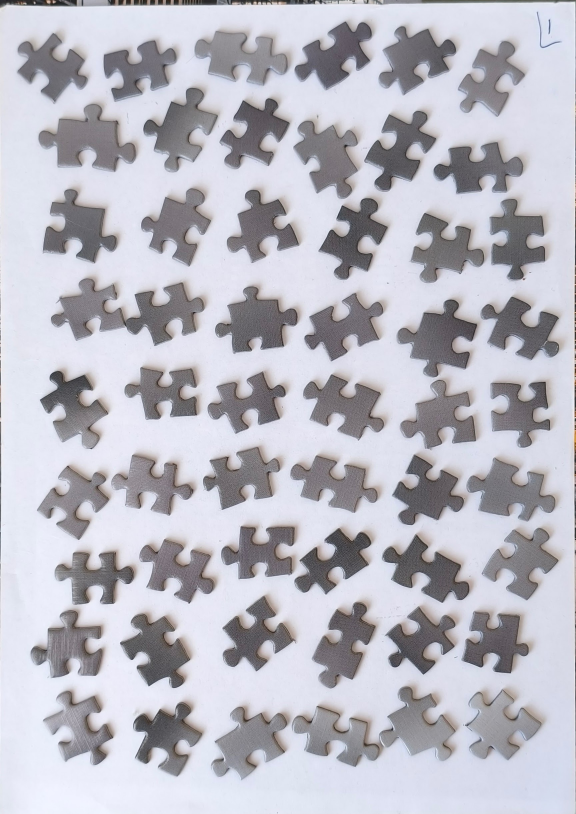
#> input picture data/ciudad/piezas_1.jpg, 1728 x 2442 px (shown at 1/3 size); its folder holds only this picture in this run
$ python detector.py
#> lines starting #> are read from the running program, lines starting #| are printed output that depends on the picture; after the words box and inside, x2 and y2 are one past the last pixel; in counts of white or black regions, pixels touching at a corner belong together
### src/db.py
import sqlite3
import json
from pathlib import Path
from utils.logger import logger

DB_PATH = Path("data/puzzscan_v2.db")

def init_db() -> None:
    """Initializes the SQLite database and creates the pieces table if it doesn't exist."""
    DB_PATH.parent.mkdir(parents=True, exist_ok=True)
    conn = sqlite3.connect(DB_PATH)
    cursor = conn.cursor()

    cursor.execute('''
    CREATE TABLE IF NOT EXISTS piezas (
        id INTEGER PRIMARY KEY AUTOINCREMENT,
        nombre_puzzle TEXT NOT NULL,
        origen TEXT NOT NULL,
        ruta_imagen TEXT NOT NULL,
        posicion_original TEXT NOT NULL,
        factor_escala REAL NOT NULL,
        colores_dominantes TEXT NOT NULL,
        luminosidad REAL NOT NULL,
        estado TEXT DEFAULT 'AVAILABLE',
        fecha_creacion TIMESTAMP DEFAULT CURRENT_TIMESTAMP
    )
    ''')
    conn.commit()
    conn.close()
    logger.info(f"Database initialized at {DB_PATH}")

def clear_origen(nombre_puzzle: str, origen: str) -> None:
    """Deletes all records for a given puzzle and origin to ensure idempotency."""
    conn = sqlite3.connect(DB_PATH)
    cursor = conn.cursor()
    cursor.execute("DELETE FROM piezas WHERE nombre_puzzle = ? AND origen = ?", (nombre_puzzle, origen))
    deleted = cursor.rowcount
    conn.commit()
    conn.close()
    if deleted > 0:
        logger.info(f"Deleted {deleted} previous records for puzzle '{nombre_puzzle}', origin '{origen}'")

def insert_pieza(
    nombre_puzzle: str,
    origen: str,
    ruta_imagen: str,
    posicion_original: dict,
    factor_escala: float,
    colores_dominantes: list,
    luminosidad: float
) -> int:
    """Inserts a new piece into the database and returns its ID."""
    conn = sqlite3.connect(DB_PATH)
    cursor = conn.cursor()

    cursor.execute('''
    INSERT INTO piezas (
        nombre_puzzle, origen, ruta_imagen, posicion_original, factor_escala,
        colores_dominantes, luminosidad
    ) VALUES (?, ?, ?, ?, ?, ?, ?)
    ''', (
        nombre_puzzle,
        origen,
        ruta_imagen,
        json.dumps(posicion_original),
        factor_escala,
        json.dumps(colores_dominantes),
        luminosidad
    ))

    pieza_id = cursor.lastrowid
    conn.commit()
    conn.close()
    return pieza_id or 0

### utils/logger.py
import sys
from pathlib import Path
from typing import Any

from loguru import logger

__all__ = ["logger"]


def setup_logger() -> Any:
    # Remove default logger
    logger.remove()

    # Define custom format
    log_format = (
        "<green>{time:YYYY-MM-DD HH:mm:ss.SSS}</green> | "
        "<level>{level: <8}</level> | "
        "<cyan>{name}</cyan>:<cyan>{file}</cyan>:<cyan>{line}</cyan> - "
        "<level>{message}</level>"
    )

    # Add console logger
    logger.add(sys.stderr, format=log_format, level="INFO")

    # Add file logger
    log_dir = Path("logs")
    log_dir.mkdir(exist_ok=True)
    logger.add(
        str(log_dir / "app_{time}.log"),
        format=log_format,
        level="DEBUG",
        rotation="10 MB",
        retention="1 week",
    )

    return logger


# Initialize default logger
setup_logger()

### src/detector.py
import cv2
import numpy as np
from pathlib import Path
import math
import sqlite3
from utils.logger import logger
from src.db import init_db, clear_origen, insert_pieza

TARGET_AREA = 10000.0  # Normalized area for pieces
NUM_CONTOUR_POINTS = 500


def get_dominant_colors(image, mask, k=2):
    """Extracts dominant colors using K-Means and returns them along with average luminosity."""
    pixels = image[mask > 0]
    if len(pixels) == 0:
        return [], 0.0

    pixels = np.float32(pixels)
    criteria = (cv2.TERM_CRITERIA_EPS + cv2.TERM_CRITERIA_MAX_ITER, 10, 1.0)
    _, labels, centers = cv2.kmeans(pixels, k, None, criteria, 10, cv2.KMEANS_RANDOM_CENTERS)

    centers = np.uint8(centers)
    # Convert BGR to RGB for JSON storage
    rgb_centers = [ [int(c[2]), int(c[1]), int(c[0])] for c in centers ]

    # Luminosity
    gray_pixels = cv2.cvtColor(np.array([centers]), cv2.COLOR_BGR2GRAY)[0]
    avg_luminosity = float(np.mean(gray_pixels))

    return rgb_centers, avg_luminosity

def process_image(filepath_str: str):
#> called with filepath_str = 'data/ciudad/piezas_1.jpg'
    path = Path(filepath_str)
    nombre_puzzle = path.parent.name
    origen = path.stem

    logger.info(f"Processing puzzle: {nombre_puzzle}, origen: {origen}")

    # Idempotency
    clear_origen(nombre_puzzle, origen)

    output_dir = Path(f"output/{nombre_puzzle}/piezas/{origen}")
    output_dir.mkdir(parents=True, exist_ok=True)

    img = cv2.imread(str(path))
#> img is the input picture: shape (2442, 1728, 3); mean B, G, R 194.9, 185.7, 186.3
    if img is None:
        logger.error(f"Could not read {path}")
        return

    annotated_img = img.copy()
    gray = cv2.cvtColor(img, cv2.COLOR_BGR2GRAY)
    blurred = cv2.GaussianBlur(gray, (5, 5), 0)

    # Binarize with Otsu
    _, solid_mask = cv2.threshold(blurred, 0, 255, cv2.THRESH_BINARY_INV + cv2.THRESH_OTSU)
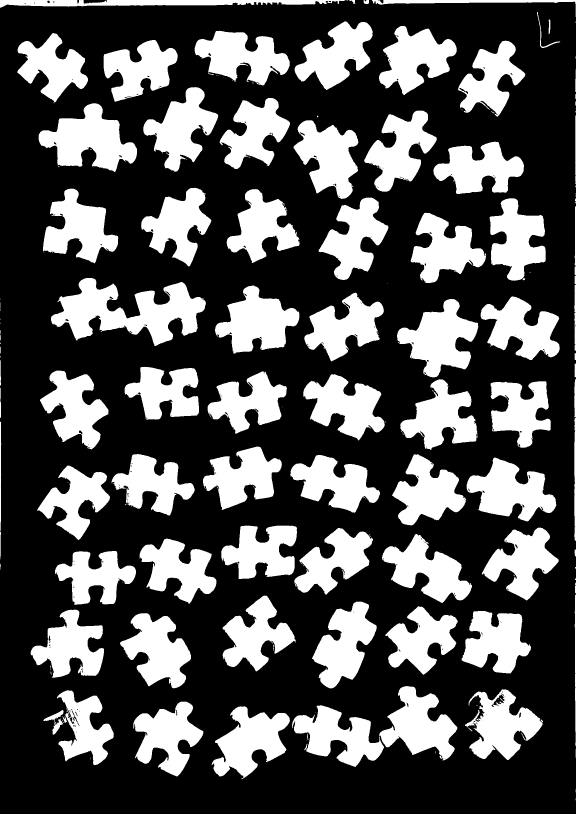
#> solid_mask: shape (2442, 1728) (shown at 1/3 size); 32.6% white; 189 white regions (97 under 20 px)

    # Find final contours on the solid mask
    final_contours, _ = cv2.findContours(solid_mask, cv2.RETR_EXTERNAL, cv2.CHAIN_APPROX_SIMPLE)
#> final_contours = 186 contours, 104 with area under 20; largest, box (x1, y1, x2, y2) and area: (876, 2058, 1372, 2301) 51398, (153, 834, 618, 1038) 45536, (116, 310, 411, 516) 31649, (1191, 897, 1435, 1132) 29308, (645, 856, 898, 1061) 28406

    # Filter by area (e.g. > 1000)
    valid_contours = [c for c in final_contours if cv2.contourArea(c) > 1000]
#> valid_contours = 56 contours; largest, box (x1, y1, x2, y2) and area: (876, 2058, 1372, 2301) 51398, (153, 834, 618, 1038) 45536, (116, 310, 411, 516) 31649, (1191, 897, 1435, 1132) 29308, (645, 856, 898, 1061) 28406

    if not valid_contours:
        logger.warning("No valid pieces found in image.")
        return

    # Scale Normalization
    areas = [cv2.contourArea(c) for c in valid_contours]
#> areas = 56 values, max 51398 at index 5, min 1214.5 at index 0, mean 24006.9
    median_area = np.median(areas)
#> median_area = 24307.2
    scale_factor = math.sqrt(TARGET_AREA / median_area) if median_area > 0 else 1.0
#> scale_factor = 0.641
    logger.debug(f"Median Area: {median_area:.1f}. Scale factor: {scale_factor:.3f}")

    img_scaled = cv2.resize(img, (0, 0), fx=scale_factor, fy=scale_factor)
    mask_scaled = cv2.resize(solid_mask, (0, 0), fx=scale_factor, fy=scale_factor)
    scaled_contours, _ = cv2.findContours(mask_scaled, cv2.RETR_EXTERNAL, cv2.CHAIN_APPROX_SIMPLE)
#> scaled_contours = 130 contours, 60 with area under 20; largest, box (x1, y1, x2, y2) and area: (562, 1320, 880, 1476) 21556, (98, 535, 397, 666) 19044, (74, 199, 264, 331) 13174, (764, 575, 921, 726) 12180, (413, 549, 576, 681) 11828

    valid_scaled_contours = []
    for c in scaled_contours:
        area = cv2.contourArea(c)
        # Assuming TARGET_AREA is 10000, filtering small noise
        if area < TARGET_AREA * 0.4:
            continue
        # Si el área es un 50% mayor de lo normal, son piezas fusionadas/pegadas.
        if area > TARGET_AREA * 1.5:
            logger.warning(f"Descartando contorno sobredimensionado (posibles piezas pegadas). Área: {area:.1f}")
            continue
        valid_scaled_contours.append(c)
#> this loop made 130 passes
#> area on passes 13, 16, 17, 18, 19, 22, 23, 24: 11363, 10292.5, 8709.5, 10871, 21555.5, 11156, 10055, 10035
#> after the loop, valid_scaled_contours = 51 contours; largest, box (x1, y1, x2, y2) and area: (74, 199, 264, 331) 13174, (764, 575, 921, 726) 12180, (413, 549, 576, 681) 11828, (898, 880, 1071, 1003) 11516, (407, 1359, 558, 1500) 11363

    for c in valid_scaled_contours:
        # Original coordinates
        M = cv2.moments(c)
        if M['m00'] == 0: continue
        cx_scaled = int(M['m10']/M['m00'])
        cy_scaled = int(M['m01']/M['m00'])

        # Scale back to original coordinates for traceability
        cx_orig = int(cx_scaled / scale_factor)
        cy_orig = int(cy_scaled / scale_factor)

        # PCA for rotation
        data_pts = np.empty((len(c), 2), dtype=np.float64)
        data_pts[:, 0] = c[:, 0, 0]
        data_pts[:, 1] = c[:, 0, 1]
        mean, eigenvectors = cv2.PCACompute(data_pts, mean=None)
        angle = np.arctan2(eigenvectors[0, 1], eigenvectors[0, 0]) * 180 / np.pi

        # We want the principal axis vertical => rotate by (90 - angle)
        rot_angle = 90 - angle

        # Bounding box of the piece to extract ROI
        x, y, w, h = cv2.boundingRect(c)
        pad = max(w, h)
        x1, y1 = max(0, x - pad), max(0, y - pad)
        x2, y2 = min(img_scaled.shape[1], x + w + pad), min(img_scaled.shape[0], y + h + pad)

        roi_img = img_scaled[y1:y2, x1:x2]
        roi_mask = mask_scaled[y1:y2, x1:x2]

        if roi_img.size == 0: continue

        # Rotate ROI
        center = (roi_img.shape[1]//2, roi_img.shape[0]//2)
        M_rot = cv2.getRotationMatrix2D(center, rot_angle, 1.0)

        # Use a slightly larger bounds to avoid clipping corners? For now assume padding is enough
        rot_img = cv2.warpAffine(roi_img, M_rot, (roi_img.shape[1], roi_img.shape[0]))
        rot_mask = cv2.warpAffine(roi_mask, M_rot, (roi_mask.shape[1], roi_mask.shape[0]))

        # Tightly crop the rotated piece
        rot_contours, _ = cv2.findContours(rot_mask, cv2.RETR_EXTERNAL, cv2.CHAIN_APPROX_SIMPLE)
        if not rot_contours: continue
        best_rot_c = max(rot_contours, key=cv2.contourArea)
        rx, ry, rw, rh = cv2.boundingRect(best_rot_c)

        final_img = rot_img[ry:ry+rh, rx:rx+rw]
        final_mask = rot_mask[ry:ry+rh, rx:rx+rw]

        if final_img.size == 0: continue

        # Add Alpha channel
        b, g, r = cv2.split(final_img)
        final_rgba = cv2.merge([b, g, r, final_mask])

        # Colors
        colors, lum = get_dominant_colors(final_img, final_mask)

        # Insert to DB
        pieza_id = insert_pieza(
            nombre_puzzle=nombre_puzzle,
            origen=origen,
            ruta_imagen="", # Will update after ID is known
            posicion_original={"x": cx_orig, "y": cy_orig},
            factor_escala=scale_factor,
            colores_dominantes=colors,
            luminosidad=lum
        )

        # Save image
        out_filepath = output_dir / f"pieza_{pieza_id}.png"
        cv2.imwrite(str(out_filepath), final_rgba)

        # Update DB with path
        conn = sqlite3.connect("data/puzzscan_v2.db")
        conn.execute("UPDATE piezas SET ruta_imagen = ? WHERE id = ?", (str(out_filepath), pieza_id))
        conn.commit()
        conn.close()

        # Annotate original image
        cv2.putText(annotated_img, str(pieza_id), (cx_orig, cy_orig), cv2.FONT_HERSHEY_SIMPLEX, 1.5, (0, 0, 255), 3)
        cv2.circle(annotated_img, (cx_orig, cy_orig), 5, (0, 255, 0), -1)
#> this loop made 51 passes
#> (cx_scaled, cy_scaled, cx_orig, cy_orig, mean, eigenvectors, angle, rot_angle) on passes 1 to 4: (481, 1426, 749, 2223, [[470, 1432.5]], [[0.773, -0.634], [0.634, 0.773]], -39.33, 129.3), (322, 1416, 502, 2207, [[321, 1426.5]], [[-0.487, 0.873], [0.873, 0.487]], 119.2, -29.15), (158, 1400, 246, 2182, [[145.5, 1395.2]], [[0.6, 0.8], [0.8, -0.6]], 53.14, 36.86), (965, 1395, 1504, 2174, [[956, 1392]], [[0.965, 0.261], [-0.261, 0.965]], 15.13, 74.87)
#> pass 1, in process_image, `roi_mask = mask_scaled[y1:y2, x1:x2]`:
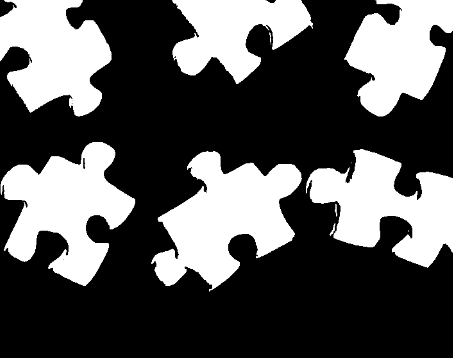
#> roi_mask: shape (358, 453); min 0, max 255, mean 86.3
#> pass 1, in process_image, `rot_mask = cv2.warpAffine(roi_mask, M_rot, (roi_mask.shape[1], roi_mas..`:
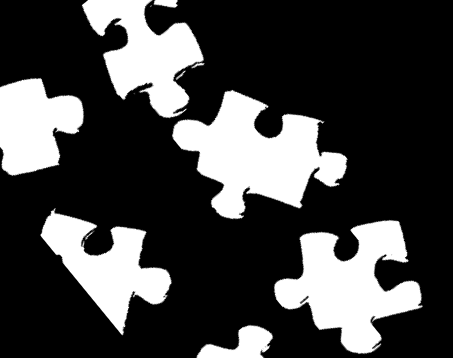
#> rot_mask: shape (358, 453); min 0, max 255, mean 67.7
#> after the loop:
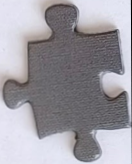
#> final_img: shape (164, 132, 3); mean B, G, R 162.1, 155, 157.6
#> after the loop:
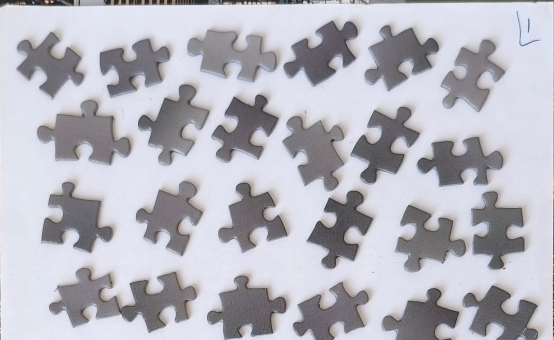
#> roi_img: shape (680, 1108, 3) (shown at 1/2 size); mean B, G, R 191.4, 182.2, 182.7
#> after the loop:
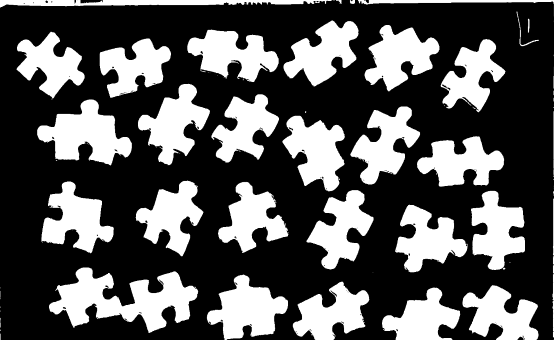
#> roi_mask: shape (680, 1108) (shown at 1/2 size); min 0, max 255, mean 86.9
#> after the loop:
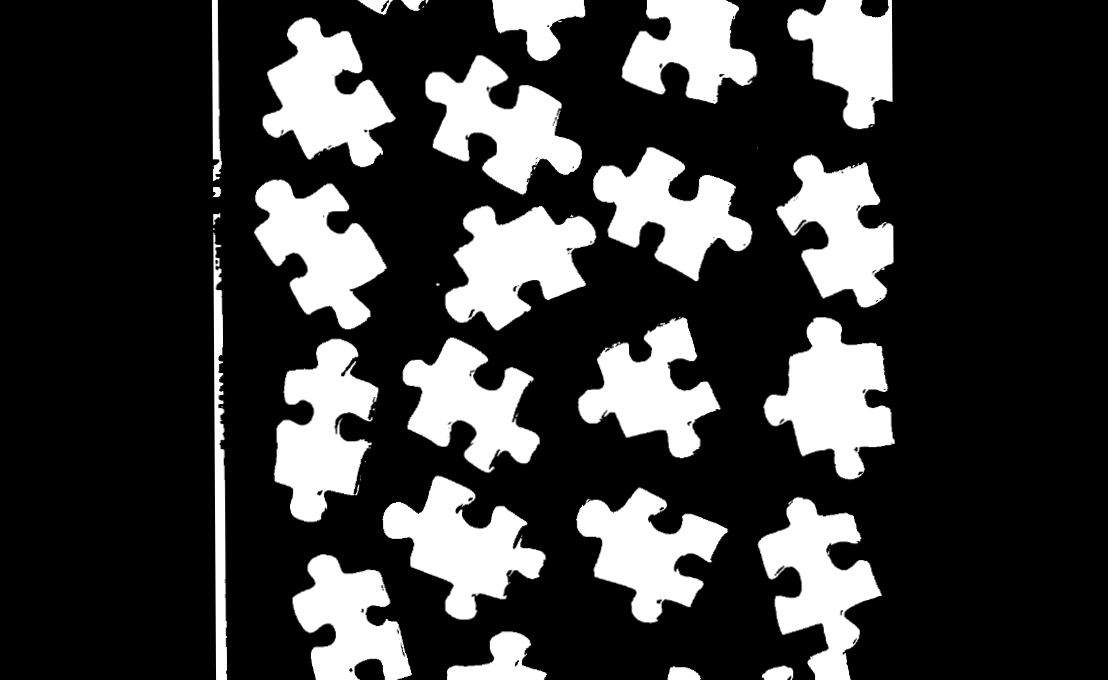
#> rot_mask: shape (680, 1108); min 0, max 255, mean 59.3

    annotated_path = output_dir.parent / f"{origen}_anotada.jpg"
    cv2.imwrite(str(annotated_path), annotated_img)
    logger.info(f"Finished {origen}. Annotated saved to {annotated_path}")

if __name__ == "__main__":
    init_db()
    # Process all piezas files in data/ciudad
    import glob
    for f in glob.glob("data/ciudad/piezas_*.jpg"):
        process_image(f)

$ run again, on data/ciudad/piezas_2.jpg
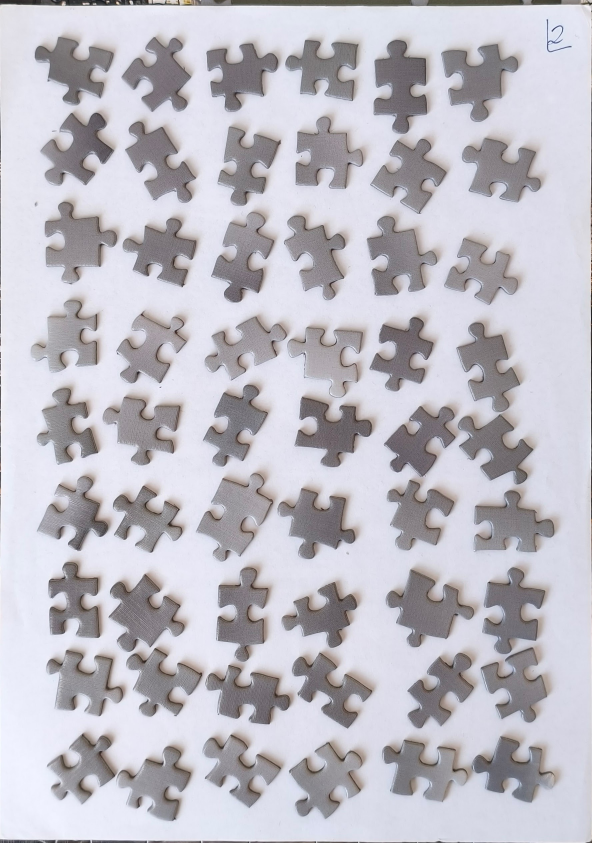
#> input picture data/ciudad/piezas_2.jpg, 1776 x 2528 px (shown at 1/3 size)
#> in process_image, img is the input picture: shape (2528, 1776, 3); mean B, G, R 197.2, 188.9, 191.1
#> in process_image, `_, solid_mask = cv2.threshold(blurred, 0, 255, cv2.THRESH_BINARY_INV +..`:
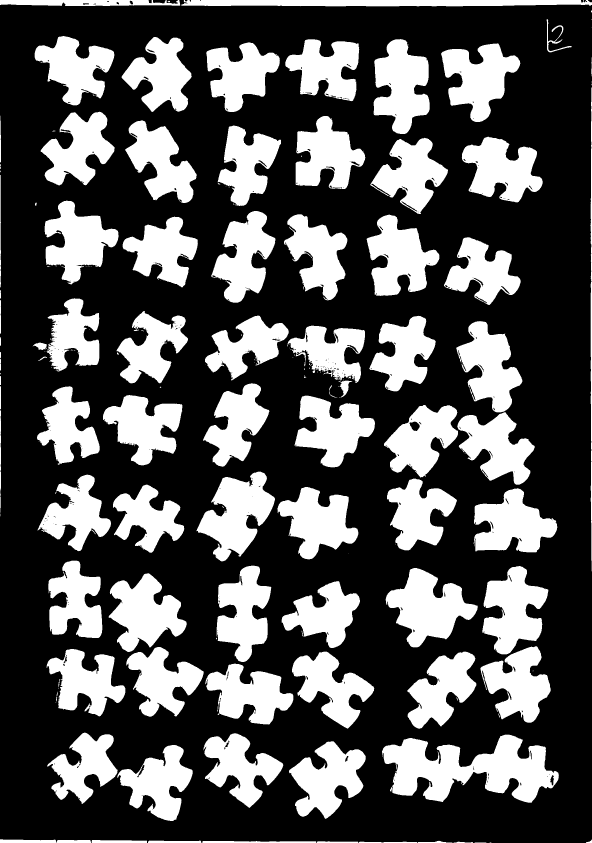
#> solid_mask: shape (2528, 1776) (shown at 1/3 size); 33.4% white; 183 white regions (86 under 20 px)
#> final_contours = 183 contours, 97 with area under 20; largest, box (x1, y1, x2, y2) and area: (1146, 2204, 1677, 2408) 58250, (1157, 1704, 1433, 1942) 33902, (589, 1415, 825, 1684) 32744, (326, 1720, 560, 1956) 30896, (1121, 117, 1289, 402) 30850
#> valid_contours = 58 contours; largest, box (x1, y1, x2, y2) and area: (1146, 2204, 1677, 2408) 58250, (1157, 1704, 1433, 1942) 33902, (589, 1415, 825, 1684) 32744, (326, 1720, 560, 1956) 30896, (1121, 117, 1289, 402) 30850
#> areas = 58 values, max 58249.5 at index 4, min 1077.5 at index 0, mean 25238.2
#> median_area = 25972
#> scale_factor = 0.621
#> scaled_contours = 134 contours, 61 with area under 20; largest, box (x1, y1, x2, y2) and area: (711, 1367, 1041, 1494) 22788, (849, 597, 996, 903) 21897, (718, 1057, 889, 1205) 13178, (365, 878, 512, 1045) 12805, (202, 1067, 348, 1214) 12054
#> the loop in process_image, `for c in scaled_contours:` made 134 passes
#> area on passes 3, 5, 6, 7, 8, 9, 10, 11: 22, 197.5, 486, 295, 22.5, 1235.5, 10163.5, 11477
#> after the loop in process_image, `for c in scaled_contours:`: valid_scaled_contours = 51 contours; largest, box (x1, y1, x2, y2) and area: (718, 1057, 889, 1205) 13178, (365, 878, 512, 1045) 12805, (202, 1067, 348, 1214) 12054, (695, 72, 800, 250) 11996, (898, 1053, 1021, 1218) 11747
#> the loop in process_image, `for c in valid_scaled_contours:` made 51 passes
#> (cx_scaled, cy_scaled, cx_orig, cy_orig, mean, eigenvectors, angle, rot_angle) on passes 1 to 4: (295, 1456, 475, 2346, [[292.6, 1460.2]], [[0.712, -0.702], [0.702, 0.712]], -44.62, 134.6), (609, 1449, 981, 2335, [[608, 1452.4]], [[-0.704, 0.71], [0.71, 0.704]], 134.8, -44.76), (446, 1427, 718, 2299, [[446.1, 1430.2]], [[0.888, 0.459], [-0.459, 0.888]], 27.35, 62.65), (156, 1426, 251, 2298, [[147, 1430.9]], [[-0.703, 0.711], [0.711, 0.703]], 134.7, -44.68)
#> after the loop in process_image, `for c in valid_scaled_contours:`:
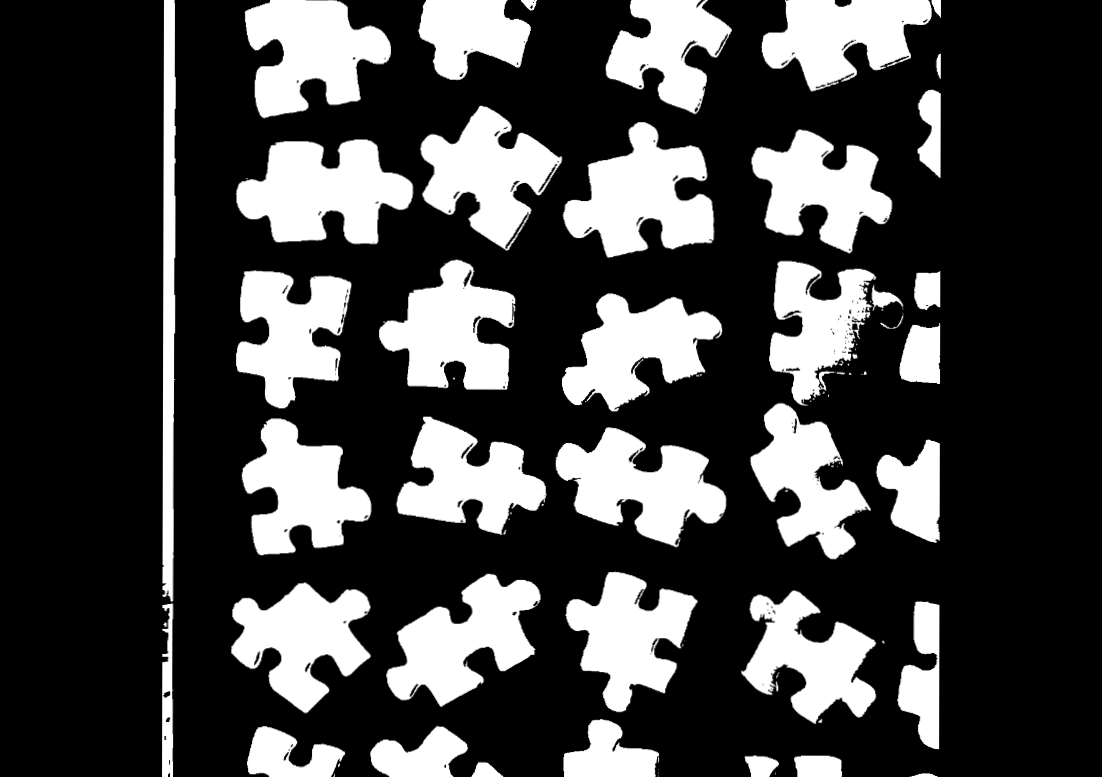
#> rot_mask: shape (777, 1102); min 0, max 255, mean 67.8
